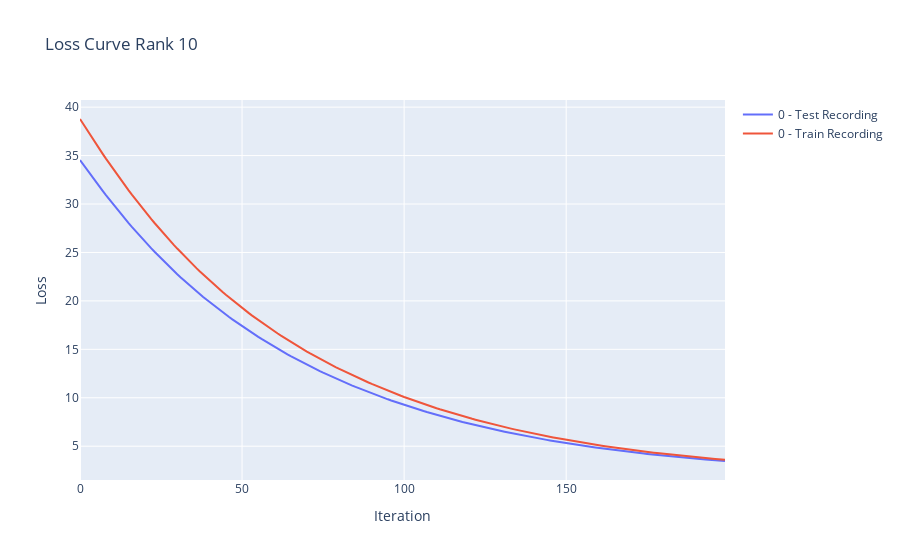

Notebook code for this chart:
### Code cell
train_loss = np.array(train_loss)
test_loss = np.array(test_loss)

fig = go.Figure()
for recording in range(TOTAL_RECORDINGS):
    fig.add_trace(go.Scatter(y=test_loss[:, recording], name=f'{recording} - Test Recording'))
    fig.add_trace(go.Scatter(y=train_loss[:, recording], name=f'{recording} - Train Recording'))
fig.update_layout(title=f'Loss Curve Rank {RANK}', xaxis_title='Iteration', yaxis_title='Loss')
fig.show()

test_loss_reduced_rank = test_loss[-1]

### Figure 1 — Plotly figure (JSON) as saved in the notebook; plotly's stock layout.template omitted (floating-point values rounded to 4 significant figures; data arrays with more than 128 entries replaced by an {"elided": "..."} marker saying what was removed)
{"data": [{"name": "0 - Test Recording", "type": "scatter", "y": {"elided": "200 float values"}}, {"name": "0 - Train Recording", "type": "scatter", "y": {"elided": "200 float values"}}], "layout": {"title": {"text": "Loss Curve Rank 10"}, "xaxis": {"title": {"text": "Iteration"}}, "yaxis": {"title": {"text": "Loss"}}}}
